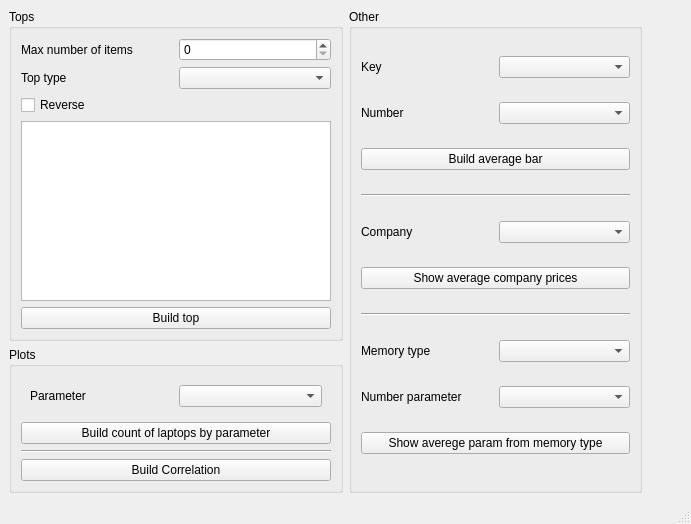
<?xml version="1.0" encoding="UTF-8"?>
<ui version="4.0">
 <class>MainWindow</class>
 <widget class="QMainWindow" name="MainWindow">
  <property name="geometry">
   <rect>
    <x>0</x>
    <y>0</y>
    <width>691</width>
    <height>524</height>
   </rect>
  </property>
  <property name="windowTitle">
   <string>MainWindow</string>
  </property>
  <widget class="QWidget" name="centralwidget">
   <layout class="QHBoxLayout" name="horizontalLayout_4">
    <item>
     <layout class="QVBoxLayout" name="verticalLayout_4">
      <item>
       <widget class="QGroupBox" name="groupBox">
        <property name="sizePolicy">
         <sizepolicy hsizetype="Preferred" vsizetype="Expanding">
          <horstretch>0</horstretch>
          <verstretch>0</verstretch>
         </sizepolicy>
        </property>
        <property name="title">
         <string>Tops</string>
        </property>
        <layout class="QVBoxLayout" name="verticalLayout_3">
         <item>
          <layout class="QGridLayout" name="gridLayout">
           <item row="0" column="0">
            <widget class="QLabel" name="label">
             <property name="text">
              <string>Max number of items</string>
             </property>
            </widget>
           </item>
           <item row="0" column="1">
            <widget class="QSpinBox" name="max_number">
             <property name="sizePolicy">
              <sizepolicy hsizetype="Expanding" vsizetype="Fixed">
               <horstretch>0</horstretch>
               <verstretch>0</verstretch>
              </sizepolicy>
             </property>
             <property name="maximum">
              <number>100</number>
             </property>
            </widget>
           </item>
           <item row="1" column="0">
            <widget class="QLabel" name="label_2">
             <property name="sizePolicy">
              <sizepolicy hsizetype="Expanding" vsizetype="Preferred">
               <horstretch>0</horstretch>
               <verstretch>0</verstretch>
              </sizepolicy>
             </property>
             <property name="text">
              <string>Top type</string>
             </property>
            </widget>
           </item>
           <item row="1" column="1">
            <widget class="QComboBox" name="top_type"/>
           </item>
          </layout>
         </item>
         <item>
          <widget class="QCheckBox" name="reverse">
           <property name="text">
            <string>Reverse</string>
           </property>
          </widget>
         </item>
         <item>
          <widget class="QListWidget" name="top_list"/>
         </item>
         <item>
          <widget class="QPushButton" name="build_top">
           <property name="text">
            <string>Build top</string>
           </property>
          </widget>
         </item>
        </layout>
       </widget>
      </item>
      <item>
       <widget class="QGroupBox" name="groupBox_2">
        <property name="sizePolicy">
         <sizepolicy hsizetype="Preferred" vsizetype="Expanding">
          <horstretch>0</horstretch>
          <verstretch>0</verstretch>
         </sizepolicy>
        </property>
        <property name="title">
         <string>Plots</string>
        </property>
        <layout class="QVBoxLayout" name="verticalLayout_2">
         <item>
          <widget class="QFrame" name="frame">
           <property name="frameShape">
            <enum>QFrame::NoFrame</enum>
           </property>
           <property name="frameShadow">
            <enum>QFrame::Raised</enum>
           </property>
           <layout class="QHBoxLayout" name="horizontalLayout">
            <item>
             <widget class="QLabel" name="label_3">
              <property name="text">
               <string>Parameter</string>
              </property>
             </widget>
            </item>
            <item>
             <widget class="QComboBox" name="count_parameter"/>
            </item>
           </layout>
          </widget>
         </item>
         <item>
          <widget class="QPushButton" name="count_laptops">
           <property name="text">
            <string>Build count of laptops by parameter</string>
           </property>
          </widget>
         </item>
         <item>
          <widget class="Line" name="line">
           <property name="orientation">
            <enum>Qt::Horizontal</enum>
           </property>
          </widget>
         </item>
         <item>
          <widget class="QPushButton" name="correlation">
           <property name="text">
            <string>Build Correlation</string>
           </property>
          </widget>
         </item>
        </layout>
       </widget>
      </item>
     </layout>
    </item>
    <item>
     <layout class="QHBoxLayout" name="horizontalLayout_5">
      <property name="rightMargin">
       <number>40</number>
      </property>
      <item>
       <widget class="QGroupBox" name="groupBox_3">
        <property name="sizePolicy">
         <sizepolicy hsizetype="Expanding" vsizetype="Preferred">
          <horstretch>0</horstretch>
          <verstretch>0</verstretch>
         </sizepolicy>
        </property>
        <property name="title">
         <string>Other</string>
        </property>
        <layout class="QVBoxLayout" name="verticalLayout_5">
         <item>
          <layout class="QHBoxLayout" name="horizontalLayout_2">
           <item>
            <widget class="QLabel" name="label_4">
             <property name="text">
              <string>Key</string>
             </property>
            </widget>
           </item>
           <item>
            <widget class="QComboBox" name="key_parameter"/>
           </item>
          </layout>
         </item>
         <item>
          <layout class="QHBoxLayout" name="horizontalLayout_3">
           <item>
            <widget class="QLabel" name="label_5">
             <property name="text">
              <string>Number</string>
             </property>
            </widget>
           </item>
           <item>
            <widget class="QComboBox" name="number_parameter"/>
           </item>
          </layout>
         </item>
         <item>
          <widget class="QPushButton" name="average_bar">
           <property name="text">
            <string>Build average bar</string>
           </property>
          </widget>
         </item>
         <item>
          <widget class="Line" name="line_2">
           <property name="orientation">
            <enum>Qt::Horizontal</enum>
           </property>
          </widget>
         </item>
         <item>
          <layout class="QHBoxLayout" name="horizontalLayout_8">
           <item>
            <widget class="QLabel" name="label_10">
             <property name="text">
              <string>Company</string>
             </property>
            </widget>
           </item>
           <item>
            <widget class="QComboBox" name="company"/>
           </item>
          </layout>
         </item>
         <item>
          <widget class="QPushButton" name="average_price">
           <property name="text">
            <string>Show average company prices</string>
           </property>
          </widget>
         </item>
         <item>
          <widget class="Line" name="line_3">
           <property name="orientation">
            <enum>Qt::Horizontal</enum>
           </property>
          </widget>
         </item>
         <item>
          <layout class="QHBoxLayout" name="horizontalLayout_6">
           <item>
            <widget class="QLabel" name="label_8">
             <property name="text">
              <string>Memory type</string>
             </property>
            </widget>
           </item>
           <item>
            <widget class="QComboBox" name="memory_type"/>
           </item>
          </layout>
         </item>
         <item>
          <layout class="QHBoxLayout" name="horizontalLayout_7">
           <item>
            <widget class="QLabel" name="label_9">
             <property name="text">
              <string>Number parameter</string>
             </property>
            </widget>
           </item>
           <item>
            <widget class="QComboBox" name="number_parameter_memory"/>
           </item>
          </layout>
         </item>
         <item>
          <widget class="QPushButton" name="average_memory">
           <property name="text">
            <string>Show averege param from memory type</string>
           </property>
          </widget>
         </item>
        </layout>
       </widget>
      </item>
     </layout>
    </item>
   </layout>
  </widget>
  <widget class="QMenuBar" name="menubar">
   <property name="geometry">
    <rect>
     <x>0</x>
     <y>0</y>
     <width>691</width>
     <height>37</height>
    </rect>
   </property>
  </widget>
  <widget class="QStatusBar" name="statusbar"/>
 </widget>
 <resources/>
 <connections/>
</ui>
